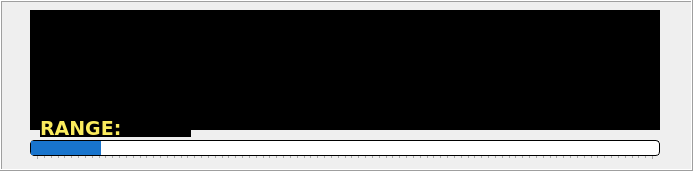
  <widget class="QFrame" name="displayPanel">
   <property name="geometry">
    <rect>
     <x>10</x>
     <y>33</y>
     <width>693</width>
     <height>171</height>
    </rect>
   </property>
   <property name="font">
    <font>
     <pointsize>10</pointsize>
     <weight>50</weight>
     <bold>false</bold>
    </font>
   </property>
   <property name="styleSheet">
    <string notr="true">QFrame {
     background-color: qlineargradient(x1: 0, y1: 0, x2: 0, y2: 1,
                                       stop: 0 #3a5976, stop: 1 #000000);
 }
QTextEdit{
	background-color:black;
	border:1px solid black;
	border-radius:5px;
	color:yellow;
}
QLineEdit{
	background-color:black;
	border:1px solid black;
	border-radius:5px;
	color:yellow;
}
QLabel{
	background-color:black;
	color:yellow;
}</string>
   </property>
   <property name="frameShape">
    <enum>QFrame::Box</enum>
   </property>
   <property name="frameShadow">
    <enum>QFrame::Raised</enum>
   </property>
   <widget class="QLabel" name="units">
    <property name="geometry">
     <rect>
      <x>510</x>
      <y>30</y>
      <width>140</width>
      <height>90</height>
     </rect>
    </property>
    <property name="palette">
     <palette>
      <active>
       <colorrole role="WindowText">
        <brush brushstyle="SolidPattern">
         <color alpha="255">
          <red>251</red>
          <green>236</green>
          <blue>93</blue>
         </color>
        </brush>
       </colorrole>
       <colorrole role="Button">
        <brush brushstyle="SolidPattern">
         <color alpha="255">
          <red>0</red>
          <green>0</green>
          <blue>0</blue>
         </color>
        </brush>
       </colorrole>
       <colorrole role="Text">
        <brush brushstyle="SolidPattern">
         <color alpha="255">
          <red>251</red>
          <green>236</green>
          <blue>93</blue>
         </color>
        </brush>
       </colorrole>
       <colorrole role="ButtonText">
        <brush brushstyle="SolidPattern">
         <color alpha="255">
          <red>251</red>
          <green>236</green>
          <blue>93</blue>
         </color>
        </brush>
       </colorrole>
       <colorrole role="Base">
        <brush brushstyle="SolidPattern">
         <color alpha="255">
          <red>0</red>
          <green>0</green>
          <blue>0</blue>
         </color>
        </brush>
       </colorrole>
       <colorrole role="Window">
        <brush brushstyle="SolidPattern">
         <color alpha="255">
          <red>0</red>
          <green>0</green>
          <blue>0</blue>
         </color>
        </brush>
       </colorrole>
      </active>
      <inactive>
       <colorrole role="WindowText">
        <brush brushstyle="SolidPattern">
         <color alpha="255">
          <red>251</red>
          <green>236</green>
          <blue>93</blue>
         </color>
        </brush>
       </colorrole>
       <colorrole role="Button">
        <brush brushstyle="SolidPattern">
         <color alpha="255">
          <red>0</red>
          <green>0</green>
          <blue>0</blue>
         </color>
        </brush>
       </colorrole>
       <colorrole role="Text">
        <brush brushstyle="SolidPattern">
         <color alpha="255">
          <red>251</red>
          <green>236</green>
          <blue>93</blue>
         </color>
        </brush>
       </colorrole>
       <colorrole role="ButtonText">
        <brush brushstyle="SolidPattern">
         <color alpha="255">
          <red>251</red>
          <green>236</green>
          <blue>93</blue>
         </color>
        </brush>
       </colorrole>
       <colorrole role="Base">
        <brush brushstyle="SolidPattern">
         <color alpha="255">
          <red>0</red>
          <green>0</green>
          <blue>0</blue>
         </color>
        </brush>
       </colorrole>
       <colorrole role="Window">
        <brush brushstyle="SolidPattern">
         <color alpha="255">
          <red>0</red>
          <green>0</green>
          <blue>0</blue>
         </color>
        </brush>
       </colorrole>
      </inactive>
      <disabled>
       <colorrole role="WindowText">
        <brush brushstyle="SolidPattern">
         <color alpha="255">
          <red>251</red>
          <green>236</green>
          <blue>93</blue>
         </color>
        </brush>
       </colorrole>
       <colorrole role="Button">
        <brush brushstyle="SolidPattern">
         <color alpha="255">
          <red>0</red>
          <green>0</green>
          <blue>0</blue>
         </color>
        </brush>
       </colorrole>
       <colorrole role="Text">
        <brush brushstyle="SolidPattern">
         <color alpha="255">
          <red>251</red>
          <green>236</green>
          <blue>93</blue>
         </color>
        </brush>
       </colorrole>
       <colorrole role="ButtonText">
        <brush brushstyle="SolidPattern">
         <color alpha="255">
          <red>251</red>
          <green>236</green>
          <blue>93</blue>
         </color>
        </brush>
       </colorrole>
       <colorrole role="Base">
        <brush brushstyle="SolidPattern">
         <color alpha="255">
          <red>0</red>
          <green>0</green>
          <blue>0</blue>
         </color>
        </brush>
       </colorrole>
       <colorrole role="Window">
        <brush brushstyle="SolidPattern">
         <color alpha="255">
          <red>0</red>
          <green>0</green>
          <blue>0</blue>
         </color>
        </brush>
       </colorrole>
      </disabled>
     </palette>
    </property>
    <property name="font">
     <font>
      <family>DejaVu Sans</family>
      <pointsize>48</pointsize>
      <weight>50</weight>
      <bold>false</bold>
     </font>
    </property>
    <property name="styleSheet">
     <string notr="true">color: #fbec5d;</string>
    </property>
    <property name="text">
     <string/>
    </property>
   </widget>
   <widget class="QLabel" name="displayBG">
    <property name="geometry">
     <rect>
      <x>30</x>
      <y>10</y>
      <width>630</width>
      <height>120</height>
     </rect>
    </property>
    <property name="palette">
     <palette>
      <active>
       <colorrole role="WindowText">
        <brush brushstyle="SolidPattern">
         <color alpha="255">
          <red>255</red>
          <green>255</green>
          <blue>0</blue>
         </color>
        </brush>
       </colorrole>
       <colorrole role="Button">
        <brush brushstyle="SolidPattern">
         <color alpha="255">
          <red>0</red>
          <green>0</green>
          <blue>0</blue>
         </color>
        </brush>
       </colorrole>
       <colorrole role="Light">
        <brush brushstyle="SolidPattern">
         <color alpha="255">
          <red>0</red>
          <green>0</green>
          <blue>0</blue>
         </color>
        </brush>
       </colorrole>
       <colorrole role="Midlight">
        <brush brushstyle="SolidPattern">
         <color alpha="255">
          <red>0</red>
          <green>0</green>
          <blue>0</blue>
         </color>
        </brush>
       </colorrole>
       <colorrole role="Dark">
        <brush brushstyle="SolidPattern">
         <color alpha="255">
          <red>0</red>
          <green>0</green>
          <blue>0</blue>
         </color>
        </brush>
       </colorrole>
       <colorrole role="Mid">
        <brush brushstyle="SolidPattern">
         <color alpha="255">
          <red>0</red>
          <green>0</green>
          <blue>0</blue>
         </color>
        </brush>
       </colorrole>
       <colorrole role="Text">
        <brush brushstyle="SolidPattern">
         <color alpha="255">
          <red>255</red>
          <green>255</green>
          <blue>0</blue>
         </color>
        </brush>
       </colorrole>
       <colorrole role="BrightText">
        <brush brushstyle="SolidPattern">
         <color alpha="255">
          <red>255</red>
          <green>255</green>
          <blue>127</blue>
         </color>
        </brush>
       </colorrole>
       <colorrole role="ButtonText">
        <brush brushstyle="SolidPattern">
         <color alpha="255">
          <red>255</red>
          <green>255</green>
          <blue>0</blue>
         </color>
        </brush>
       </colorrole>
       <colorrole role="Base">
        <brush brushstyle="SolidPattern">
         <color alpha="255">
          <red>0</red>
          <green>0</green>
          <blue>0</blue>
         </color>
        </brush>
       </colorrole>
       <colorrole role="Window">
        <brush brushstyle="SolidPattern">
         <color alpha="255">
          <red>0</red>
          <green>0</green>
          <blue>0</blue>
         </color>
        </brush>
       </colorrole>
       <colorrole role="Highlight">
        <brush brushstyle="SolidPattern">
         <color alpha="255">
          <red>0</red>
          <green>0</green>
          <blue>0</blue>
         </color>
        </brush>
       </colorrole>
       <colorrole role="HighlightedText">
        <brush brushstyle="SolidPattern">
         <color alpha="255">
          <red>0</red>
          <green>0</green>
          <blue>0</blue>
         </color>
        </brush>
       </colorrole>
       <colorrole role="Link">
        <brush brushstyle="SolidPattern">
         <color alpha="255">
          <red>0</red>
          <green>0</green>
          <blue>0</blue>
         </color>
        </brush>
       </colorrole>
       <colorrole role="LinkVisited">
        <brush brushstyle="SolidPattern">
         <color alpha="255">
          <red>0</red>
          <green>0</green>
          <blue>0</blue>
         </color>
        </brush>
       </colorrole>
       <colorrole role="AlternateBase">
        <brush brushstyle="SolidPattern">
         <color alpha="255">
          <red>0</red>
          <green>0</green>
          <blue>0</blue>
         </color>
        </brush>
       </colorrole>
       <colorrole role="ToolTipBase">
        <brush brushstyle="SolidPattern">
         <color alpha="255">
          <red>0</red>
          <green>0</green>
          <blue>0</blue>
         </color>
        </brush>
       </colorrole>
      </active>
      <inactive>
       <colorrole role="WindowText">
        <brush brushstyle="SolidPattern">
         <color alpha="255">
          <red>255</red>
          <green>255</green>
          <blue>0</blue>
         </color>
        </brush>
       </colorrole>
       <colorrole role="Button">
        <brush brushstyle="SolidPattern">
         <color alpha="255">
          <red>0</red>
          <green>0</green>
          <blue>0</blue>
         </color>
        </brush>
       </colorrole>
       <colorrole role="Light">
        <brush brushstyle="SolidPattern">
         <color alpha="255">
          <red>0</red>
          <green>0</green>
          <blue>0</blue>
         </color>
        </brush>
       </colorrole>
       <colorrole role="Midlight">
        <brush brushstyle="SolidPattern">
         <color alpha="255">
          <red>0</red>
          <green>0</green>
          <blue>0</blue>
         </color>
        </brush>
       </colorrole>
       <colorrole role="Dark">
        <brush brushstyle="SolidPattern">
         <color alpha="255">
          <red>0</red>
          <green>0</green>
          <blue>0</blue>
         </color>
        </brush>
       </colorrole>
       <colorrole role="Mid">
        <brush brushstyle="SolidPattern">
         <color alpha="255">
          <red>0</red>
          <green>0</green>
          <blue>0</blue>
         </color>
        </brush>
       </colorrole>
       <colorrole role="Text">
        <brush brushstyle="SolidPattern">
         <color alpha="255">
          <red>255</red>
          <green>255</green>
          <blue>0</blue>
         </color>
        </brush>
       </colorrole>
       <colorrole role="BrightText">
        <brush brushstyle="SolidPattern">
         <color alpha="255">
          <red>255</red>
          <green>255</green>
          <blue>127</blue>
         </color>
        </brush>
       </colorrole>
       <colorrole role="ButtonText">
        <brush brushstyle="SolidPattern">
         <color alpha="255">
          <red>255</red>
          <green>255</green>
          <blue>0</blue>
         </color>
        </brush>
       </colorrole>
       <colorrole role="Base">
        <brush brushstyle="SolidPattern">
         <color alpha="255">
          <red>0</red>
          <green>0</green>
          <blue>0</blue>
         </color>
        </brush>
       </colorrole>
       <colorrole role="Window">
        <brush brushstyle="SolidPattern">
         <color alpha="255">
          <red>0</red>
          <green>0</green>
          <blue>0</blue>
         </color>
        </brush>
       </colorrole>
       <colorrole role="Highlight">
        <brush brushstyle="SolidPattern">
         <color alpha="255">
          <red>0</red>
          <green>0</green>
          <blue>0</blue>
         </color>
        </brush>
       </colorrole>
       <colorrole role="HighlightedText">
        <brush brushstyle="SolidPattern">
         <color alpha="255">
          <red>0</red>
          <green>0</green>
          <blue>0</blue>
         </color>
        </brush>
       </colorrole>
       <colorrole role="Link">
        <brush brushstyle="SolidPattern">
         <color alpha="255">
          <red>0</red>
          <green>0</green>
          <blue>0</blue>
         </color>
        </brush>
       </colorrole>
       <colorrole role="LinkVisited">
        <brush brushstyle="SolidPattern">
         <color alpha="255">
          <red>0</red>
          <green>0</green>
          <blue>0</blue>
         </color>
        </brush>
       </colorrole>
       <colorrole role="AlternateBase">
        <brush brushstyle="SolidPattern">
         <color alpha="255">
          <red>0</red>
          <green>0</green>
          <blue>0</blue>
         </color>
        </brush>
       </colorrole>
       <colorrole role="ToolTipBase">
        <brush brushstyle="SolidPattern">
         <color alpha="255">
          <red>0</red>
          <green>0</green>
          <blue>0</blue>
         </color>
        </brush>
       </colorrole>
      </inactive>
      <disabled>
       <colorrole role="WindowText">
        <brush brushstyle="SolidPattern">
         <color alpha="255">
          <red>255</red>
          <green>255</green>
          <blue>0</blue>
         </color>
        </brush>
       </colorrole>
       <colorrole role="Button">
        <brush brushstyle="SolidPattern">
         <color alpha="255">
          <red>0</red>
          <green>0</green>
          <blue>0</blue>
         </color>
        </brush>
       </colorrole>
       <colorrole role="Light">
        <brush brushstyle="SolidPattern">
         <color alpha="255">
          <red>0</red>
          <green>0</green>
          <blue>0</blue>
         </color>
        </brush>
       </colorrole>
       <colorrole role="Midlight">
        <brush brushstyle="SolidPattern">
         <color alpha="255">
          <red>0</red>
          <green>0</green>
          <blue>0</blue>
         </color>
        </brush>
       </colorrole>
       <colorrole role="Dark">
        <brush brushstyle="SolidPattern">
         <color alpha="255">
          <red>0</red>
          <green>0</green>
          <blue>0</blue>
         </color>
        </brush>
       </colorrole>
       <colorrole role="Mid">
        <brush brushstyle="SolidPattern">
         <color alpha="255">
          <red>0</red>
          <green>0</green>
          <blue>0</blue>
         </color>
        </brush>
       </colorrole>
       <colorrole role="Text">
        <brush brushstyle="SolidPattern">
         <color alpha="255">
          <red>255</red>
          <green>255</green>
          <blue>0</blue>
         </color>
        </brush>
       </colorrole>
       <colorrole role="BrightText">
        <brush brushstyle="SolidPattern">
         <color alpha="255">
          <red>255</red>
          <green>255</green>
          <blue>127</blue>
         </color>
        </brush>
       </colorrole>
       <colorrole role="ButtonText">
        <brush brushstyle="SolidPattern">
         <color alpha="255">
          <red>255</red>
          <green>255</green>
          <blue>0</blue>
         </color>
        </brush>
       </colorrole>
       <colorrole role="Base">
        <brush brushstyle="SolidPattern">
         <color alpha="255">
          <red>0</red>
          <green>0</green>
          <blue>0</blue>
         </color>
        </brush>
       </colorrole>
       <colorrole role="Window">
        <brush brushstyle="SolidPattern">
         <color alpha="255">
          <red>0</red>
          <green>0</green>
          <blue>0</blue>
         </color>
        </brush>
       </colorrole>
       <colorrole role="Highlight">
        <brush brushstyle="SolidPattern">
         <color alpha="255">
          <red>0</red>
          <green>0</green>
          <blue>128</blue>
         </color>
        </brush>
       </colorrole>
       <colorrole role="HighlightedText">
        <brush brushstyle="SolidPattern">
         <color alpha="255">
          <red>0</red>
          <green>0</green>
          <blue>0</blue>
         </color>
        </brush>
       </colorrole>
       <colorrole role="Link">
        <brush brushstyle="SolidPattern">
         <color alpha="255">
          <red>0</red>
          <green>0</green>
          <blue>0</blue>
         </color>
        </brush>
       </colorrole>
       <colorrole role="LinkVisited">
        <brush brushstyle="SolidPattern">
         <color alpha="255">
          <red>0</red>
          <green>0</green>
          <blue>0</blue>
         </color>
        </brush>
       </colorrole>
       <colorrole role="AlternateBase">
        <brush brushstyle="SolidPattern">
         <color alpha="255">
          <red>0</red>
          <green>0</green>
          <blue>0</blue>
         </color>
        </brush>
       </colorrole>
       <colorrole role="ToolTipBase">
        <brush brushstyle="SolidPattern">
         <color alpha="255">
          <red>0</red>
          <green>0</green>
          <blue>0</blue>
         </color>
        </brush>
       </colorrole>
      </disabled>
     </palette>
    </property>
    <property name="font">
     <font>
      <family>DejaVu Sans</family>
      <pointsize>60</pointsize>
      <weight>50</weight>
      <italic>false</italic>
      <bold>false</bold>
     </font>
    </property>
    <property name="focusPolicy">
     <enum>Qt::NoFocus</enum>
    </property>
    <property name="autoFillBackground">
     <bool>false</bool>
    </property>
    <property name="frameShape">
     <enum>QFrame::Panel</enum>
    </property>
    <property name="frameShadow">
     <enum>QFrame::Sunken</enum>
    </property>
    <property name="lineWidth">
     <number>1</number>
    </property>
    <property name="midLineWidth">
     <number>2</number>
    </property>
    <property name="text">
     <string/>
    </property>
    <property name="margin">
     <number>0</number>
    </property>
   </widget>
   <widget class="QLabel" name="rangeLabel">
    <property name="geometry">
     <rect>
      <x>120</x>
      <y>120</y>
      <width>71</width>
      <height>17</height>
     </rect>
    </property>
    <property name="palette">
     <palette>
      <active>
       <colorrole role="WindowText">
        <brush brushstyle="SolidPattern">
         <color alpha="255">
          <red>255</red>
          <green>255</green>
          <blue>0</blue>
         </color>
        </brush>
       </colorrole>
       <colorrole role="Button">
        <brush brushstyle="SolidPattern">
         <color alpha="255">
          <red>0</red>
          <green>0</green>
          <blue>0</blue>
         </color>
        </brush>
       </colorrole>
       <colorrole role="Text">
        <brush brushstyle="SolidPattern">
         <color alpha="255">
          <red>255</red>
          <green>255</green>
          <blue>0</blue>
         </color>
        </brush>
       </colorrole>
       <colorrole role="ButtonText">
        <brush brushstyle="SolidPattern">
         <color alpha="255">
          <red>255</red>
          <green>255</green>
          <blue>0</blue>
         </color>
        </brush>
       </colorrole>
       <colorrole role="Base">
        <brush brushstyle="SolidPattern">
         <color alpha="255">
          <red>0</red>
          <green>0</green>
          <blue>0</blue>
         </color>
        </brush>
       </colorrole>
       <colorrole role="Window">
        <brush brushstyle="SolidPattern">
         <color alpha="255">
          <red>0</red>
          <green>0</green>
          <blue>0</blue>
         </color>
        </brush>
       </colorrole>
      </active>
      <inactive>
       <colorrole role="WindowText">
        <brush brushstyle="SolidPattern">
         <color alpha="255">
          <red>255</red>
          <green>255</green>
          <blue>0</blue>
         </color>
        </brush>
       </colorrole>
       <colorrole role="Button">
        <brush brushstyle="SolidPattern">
         <color alpha="255">
          <red>0</red>
          <green>0</green>
          <blue>0</blue>
         </color>
        </brush>
       </colorrole>
       <colorrole role="Text">
        <brush brushstyle="SolidPattern">
         <color alpha="255">
          <red>255</red>
          <green>255</green>
          <blue>0</blue>
         </color>
        </brush>
       </colorrole>
       <colorrole role="ButtonText">
        <brush brushstyle="SolidPattern">
         <color alpha="255">
          <red>255</red>
          <green>255</green>
          <blue>0</blue>
         </color>
        </brush>
       </colorrole>
       <colorrole role="Base">
        <brush brushstyle="SolidPattern">
         <color alpha="255">
          <red>0</red>
          <green>0</green>
          <blue>0</blue>
         </color>
        </brush>
       </colorrole>
       <colorrole role="Window">
        <brush brushstyle="SolidPattern">
         <color alpha="255">
          <red>0</red>
          <green>0</green>
          <blue>0</blue>
         </color>
        </brush>
       </colorrole>
      </inactive>
      <disabled>
       <colorrole role="WindowText">
        <brush brushstyle="SolidPattern">
         <color alpha="255">
          <red>255</red>
          <green>255</green>
          <blue>0</blue>
         </color>
        </brush>
       </colorrole>
       <colorrole role="Button">
        <brush brushstyle="SolidPattern">
         <color alpha="255">
          <red>0</red>
          <green>0</green>
          <blue>0</blue>
         </color>
        </brush>
       </colorrole>
       <colorrole role="Text">
        <brush brushstyle="SolidPattern">
         <color alpha="255">
          <red>255</red>
          <green>255</green>
          <blue>0</blue>
         </color>
        </brush>
       </colorrole>
       <colorrole role="ButtonText">
        <brush brushstyle="SolidPattern">
         <color alpha="255">
          <red>255</red>
          <green>255</green>
          <blue>0</blue>
         </color>
        </brush>
       </colorrole>
       <colorrole role="Base">
        <brush brushstyle="SolidPattern">
         <color alpha="255">
          <red>0</red>
          <green>0</green>
          <blue>0</blue>
         </color>
        </brush>
       </colorrole>
       <colorrole role="Window">
        <brush brushstyle="SolidPattern">
         <color alpha="255">
          <red>0</red>
          <green>0</green>
          <blue>0</blue>
         </color>
        </brush>
       </colorrole>
      </disabled>
     </palette>
    </property>
    <property name="font">
     <font>
      <family>DejaVu Sans</family>
      <pointsize>14</pointsize>
     </font>
    </property>
    <property name="text">
     <string/>
    </property>
   </widget>
   <widget class="QLabel" name="rangeCap">
    <property name="geometry">
     <rect>
      <x>40</x>
      <y>120</y>
      <width>80</width>
      <height>17</height>
     </rect>
    </property>
    <property name="palette">
     <palette>
      <active>
       <colorrole role="WindowText">
        <brush brushstyle="SolidPattern">
         <color alpha="255">
          <red>251</red>
          <green>236</green>
          <blue>93</blue>
         </color>
        </brush>
       </colorrole>
       <colorrole role="Button">
        <brush brushstyle="SolidPattern">
         <color alpha="255">
          <red>0</red>
          <green>0</green>
          <blue>0</blue>
         </color>
        </brush>
       </colorrole>
       <colorrole role="Text">
        <brush brushstyle="SolidPattern">
         <color alpha="255">
          <red>251</red>
          <green>236</green>
          <blue>93</blue>
         </color>
        </brush>
       </colorrole>
       <colorrole role="ButtonText">
        <brush brushstyle="SolidPattern">
         <color alpha="255">
          <red>251</red>
          <green>236</green>
          <blue>93</blue>
         </color>
        </brush>
       </colorrole>
       <colorrole role="Base">
        <brush brushstyle="SolidPattern">
         <color alpha="255">
          <red>0</red>
          <green>0</green>
          <blue>0</blue>
         </color>
        </brush>
       </colorrole>
       <colorrole role="Window">
        <brush brushstyle="SolidPattern">
         <color alpha="255">
          <red>0</red>
          <green>0</green>
          <blue>0</blue>
         </color>
        </brush>
       </colorrole>
      </active>
      <inactive>
       <colorrole role="WindowText">
        <brush brushstyle="SolidPattern">
         <color alpha="255">
          <red>251</red>
          <green>236</green>
          <blue>93</blue>
         </color>
        </brush>
       </colorrole>
       <colorrole role="Button">
        <brush brushstyle="SolidPattern">
         <color alpha="255">
          <red>0</red>
          <green>0</green>
          <blue>0</blue>
         </color>
        </brush>
       </colorrole>
       <colorrole role="Text">
        <brush brushstyle="SolidPattern">
         <color alpha="255">
          <red>251</red>
          <green>236</green>
          <blue>93</blue>
         </color>
        </brush>
       </colorrole>
       <colorrole role="ButtonText">
        <brush brushstyle="SolidPattern">
         <color alpha="255">
          <red>251</red>
          <green>236</green>
          <blue>93</blue>
         </color>
        </brush>
       </colorrole>
       <colorrole role="Base">
        <brush brushstyle="SolidPattern">
         <color alpha="255">
          <red>0</red>
          <green>0</green>
          <blue>0</blue>
         </color>
        </brush>
       </colorrole>
       <colorrole role="Window">
        <brush brushstyle="SolidPattern">
         <color alpha="255">
          <red>0</red>
          <green>0</green>
          <blue>0</blue>
         </color>
        </brush>
       </colorrole>
      </inactive>
      <disabled>
       <colorrole role="WindowText">
        <brush brushstyle="SolidPattern">
         <color alpha="255">
          <red>251</red>
          <green>236</green>
          <blue>93</blue>
         </color>
        </brush>
       </colorrole>
       <colorrole role="Button">
        <brush brushstyle="SolidPattern">
         <color alpha="255">
          <red>0</red>
          <green>0</green>
          <blue>0</blue>
         </color>
        </brush>
       </colorrole>
       <colorrole role="Text">
        <brush brushstyle="SolidPattern">
         <color alpha="255">
          <red>251</red>
          <green>236</green>
          <blue>93</blue>
         </color>
        </brush>
       </colorrole>
       <colorrole role="ButtonText">
        <brush brushstyle="SolidPattern">
         <color alpha="255">
          <red>251</red>
          <green>236</green>
          <blue>93</blue>
         </color>
        </brush>
       </colorrole>
       <colorrole role="Base">
        <brush brushstyle="SolidPattern">
         <color alpha="255">
          <red>0</red>
          <green>0</green>
          <blue>0</blue>
         </color>
        </brush>
       </colorrole>
       <colorrole role="Window">
        <brush brushstyle="SolidPattern">
         <color alpha="255">
          <red>0</red>
          <green>0</green>
          <blue>0</blue>
         </color>
        </brush>
       </colorrole>
      </disabled>
     </palette>
    </property>
    <property name="font">
     <font>
      <family>DejaVu Sans</family>
      <pointsize>14</pointsize>
      <weight>75</weight>
      <bold>true</bold>
     </font>
    </property>
    <property name="styleSheet">
     <string notr="true">color:#fbec5d;</string>
    </property>
    <property name="text">
     <string>RANGE:</string>
    </property>
   </widget>
   <widget class="QProgressBar" name="progressBar_2">
    <property name="geometry">
     <rect>
      <x>30</x>
      <y>140</y>
      <width>630</width>
      <height>16</height>
     </rect>
    </property>
    <property name="font">
     <font>
      <family>DejaVu Sans</family>
      <pointsize>14</pointsize>
      <weight>75</weight>
      <italic>false</italic>
      <bold>true</bold>
     </font>
    </property>
    <property name="autoFillBackground">
     <bool>false</bool>
    </property>
    <property name="styleSheet">
     <string notr="true">QProgressBar {
     border: 1px solid black;
     border-radius: 4px;
 }

 QProgressBar::chunk {
     background-color: #1874CD;
     width:10px;
     border-radius: 10px;
 }</string>
    </property>
    <property name="minimum">
     <number>0</number>
    </property>
    <property name="maximum">
     <number>256000</number>
    </property>
    <property name="value">
     <number>10000</number>
    </property>
    <property name="textVisible">
     <bool>false</bool>
    </property>
    <property name="format">
     <string>%vmE</string>
    </property>
   </widget>
   <widget class="QSlider" name="horizontalSlider_5">
    <property name="enabled">
     <bool>true</bool>
    </property>
    <property name="geometry">
     <rect>
      <x>30</x>
      <y>140</y>
      <width>630</width>
      <height>20</height>
     </rect>
    </property>
    <property name="palette">
     <palette>
      <active>
       <colorrole role="WindowText">
        <brush brushstyle="SolidPattern">
         <color alpha="255">
          <red>255</red>
          <green>255</green>
          <blue>255</blue>
         </color>
        </brush>
       </colorrole>
       <colorrole role="Text">
        <brush brushstyle="SolidPattern">
         <color alpha="255">
          <red>255</red>
          <green>255</green>
          <blue>255</blue>
         </color>
        </brush>
       </colorrole>
       <colorrole role="ButtonText">
        <brush brushstyle="SolidPattern">
         <color alpha="255">
          <red>255</red>
          <green>255</green>
          <blue>255</blue>
         </color>
        </brush>
       </colorrole>
       <colorrole role="Shadow">
        <brush brushstyle="SolidPattern">
         <color alpha="255">
          <red>255</red>
          <green>255</green>
          <blue>255</blue>
         </color>
        </brush>
       </colorrole>
      </active>
      <inactive>
       <colorrole role="WindowText">
        <brush brushstyle="SolidPattern">
         <color alpha="255">
          <red>255</red>
          <green>255</green>
          <blue>255</blue>
         </color>
        </brush>
       </colorrole>
       <colorrole role="Text">
        <brush brushstyle="SolidPattern">
         <color alpha="255">
          <red>255</red>
          <green>255</green>
          <blue>255</blue>
         </color>
        </brush>
       </colorrole>
       <colorrole role="ButtonText">
        <brush brushstyle="SolidPattern">
         <color alpha="255">
          <red>255</red>
          <green>255</green>
          <blue>255</blue>
         </color>
        </brush>
       </colorrole>
       <colorrole role="Shadow">
        <brush brushstyle="SolidPattern">
         <color alpha="255">
          <red>255</red>
          <green>255</green>
          <blue>255</blue>
         </color>
        </brush>
       </colorrole>
      </inactive>
      <disabled>
       <colorrole role="WindowText">
        <brush brushstyle="SolidPattern">
         <color alpha="255">
          <red>116</red>
          <green>116</green>
          <blue>116</blue>
         </color>
        </brush>
       </colorrole>
       <colorrole role="Text">
        <brush brushstyle="SolidPattern">
         <color alpha="255">
          <red>116</red>
          <green>116</green>
          <blue>116</blue>
         </color>
        </brush>
       </colorrole>
       <colorrole role="ButtonText">
        <brush brushstyle="SolidPattern">
         <color alpha="255">
          <red>116</red>
          <green>116</green>
          <blue>116</blue>
         </color>
        </brush>
       </colorrole>
       <colorrole role="Shadow">
        <brush brushstyle="SolidPattern">
         <color alpha="255">
          <red>255</red>
          <green>255</green>
          <blue>255</blue>
         </color>
        </brush>
       </colorrole>
      </disabled>
     </palette>
    </property>
    <property name="font">
     <font>
      <family>DejaVu Sans</family>
      <pointsize>14</pointsize>
      <weight>75</weight>
      <italic>false</italic>
      <bold>true</bold>
     </font>
    </property>
    <property name="focusPolicy">
     <enum>Qt::NoFocus</enum>
    </property>
    <property name="styleSheet">
     <string notr="true">QProgressBar {
     border: 1px solid black;
     border-radius: 4px;
 }

 QProgressBar::chunk {
     background-color: #1874CD;
     width:10px;
     border-radius: 10px;
 }</string>
    </property>
    <property name="maximum">
     <number>90</number>
    </property>
    <property name="tracking">
     <bool>false</bool>
    </property>
    <property name="orientation">
     <enum>Qt::Horizontal</enum>
    </property>
    <property name="tickPosition">
     <enum>QSlider::TicksBelow</enum>
    </property>
    <property name="tickInterval">
     <number>1</number>
    </property>
   </widget>
   <zorder>displayBG</zorder>
   <zorder>units</zorder>
   <zorder>rangeLabel</zorder>
   <zorder>rangeCap</zorder>
   <zorder>horizontalSlider_5</zorder>
   <zorder>progressBar_2</zorder>
  </widget>
